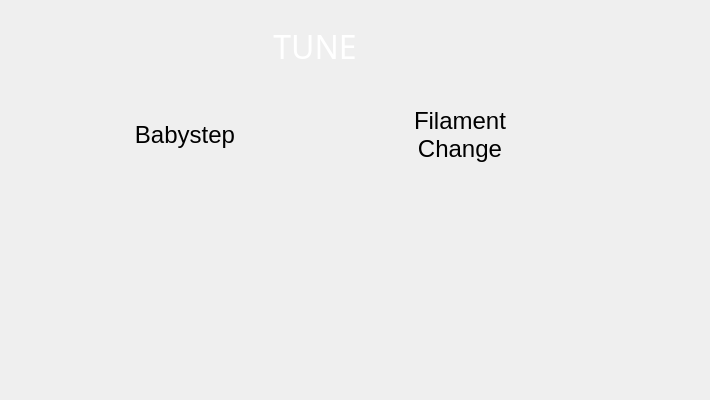
  <widget class="QWidget" name="tune_page">
   <property name="sizePolicy">
    <sizepolicy hsizetype="MinimumExpanding" vsizetype="MinimumExpanding">
     <horstretch>1</horstretch>
     <verstretch>1</verstretch>
    </sizepolicy>
   </property>
   <property name="minimumSize">
    <size>
     <width>710</width>
     <height>400</height>
    </size>
   </property>
   <property name="maximumSize">
    <size>
     <width>720</width>
     <height>420</height>
    </size>
   </property>
   <property name="layoutDirection">
    <enum>Qt::LeftToRight</enum>
   </property>
   <property name="styleSheet">
    <string notr="true">#BlocksPushButton{
	font-color: rgb(255,255,255,255);
}</string>
   </property>
   <widget class="QWidget" name="gridLayoutWidget">
    <property name="geometry">
     <rect>
      <x>10</x>
      <y>190</y>
      <width>691</width>
      <height>201</height>
     </rect>
    </property>
    <layout class="QGridLayout" name="tune_display_buttons_layout" columnstretch="0,0,0">
     <property name="sizeConstraint">
      <enum>QLayout::SetDefaultConstraint</enum>
     </property>
     <property name="leftMargin">
      <number>2</number>
     </property>
     <property name="topMargin">
      <number>2</number>
     </property>
     <property name="rightMargin">
      <number>2</number>
     </property>
     <property name="bottomMargin">
      <number>2</number>
     </property>
     <property name="spacing">
      <number>1</number>
     </property>
     <item row="1" column="0">
      <widget class="BlocksCustomButton" name="blower_display">
       <property name="sizePolicy">
        <sizepolicy hsizetype="MinimumExpanding" vsizetype="MinimumExpanding">
         <horstretch>0</horstretch>
         <verstretch>0</verstretch>
        </sizepolicy>
       </property>
       <property name="maximumSize">
        <size>
         <width>150</width>
         <height>60</height>
        </size>
       </property>
       <property name="palette">
        <palette>
         <active>
          <colorrole role="ButtonText">
           <brush brushstyle="SolidPattern">
            <color alpha="255">
             <red>255</red>
             <green>255</green>
             <blue>255</blue>
            </color>
           </brush>
          </colorrole>
         </active>
         <inactive>
          <colorrole role="ButtonText">
           <brush brushstyle="SolidPattern">
            <color alpha="255">
             <red>255</red>
             <green>255</green>
             <blue>255</blue>
            </color>
           </brush>
          </colorrole>
         </inactive>
         <disabled>
          <colorrole role="ButtonText">
           <brush brushstyle="SolidPattern">
            <color alpha="255">
             <red>120</red>
             <green>120</green>
             <blue>120</blue>
            </color>
           </brush>
          </colorrole>
         </disabled>
        </palette>
       </property>
       <property name="text">
        <string/>
       </property>
       <property name="flat">
        <bool>true</bool>
       </property>
       <property name="icon_pixmap" stdset="0">
        <pixmap resource="resources/icon_resources.qrc">:/temperatures/media/btn_icons/blower.svg</pixmap>
       </property>
       <property name="name" stdset="0">
        <string>fan_speed_display</string>
       </property>
       <property name="button_type" stdset="0">
        <string>display</string>
       </property>
      </widget>
     </item>
     <item row="0" column="1">
      <widget class="BlocksCustomButton" name="bed_display">
       <property name="sizePolicy">
        <sizepolicy hsizetype="MinimumExpanding" vsizetype="MinimumExpanding">
         <horstretch>0</horstretch>
         <verstretch>0</verstretch>
        </sizepolicy>
       </property>
       <property name="maximumSize">
        <size>
         <width>150</width>
         <height>60</height>
        </size>
       </property>
       <property name="palette">
        <palette>
         <active>
          <colorrole role="Text">
           <brush brushstyle="SolidPattern">
            <color alpha="255">
             <red>255</red>
             <green>255</green>
             <blue>255</blue>
            </color>
           </brush>
          </colorrole>
          <colorrole role="ButtonText">
           <brush brushstyle="SolidPattern">
            <color alpha="255">
             <red>255</red>
             <green>255</green>
             <blue>255</blue>
            </color>
           </brush>
          </colorrole>
         </active>
         <inactive>
          <colorrole role="Text">
           <brush brushstyle="SolidPattern">
            <color alpha="255">
             <red>255</red>
             <green>255</green>
             <blue>255</blue>
            </color>
           </brush>
          </colorrole>
          <colorrole role="ButtonText">
           <brush brushstyle="SolidPattern">
            <color alpha="255">
             <red>255</red>
             <green>255</green>
             <blue>255</blue>
            </color>
           </brush>
          </colorrole>
         </inactive>
         <disabled>
          <colorrole role="Text">
           <brush brushstyle="SolidPattern">
            <color alpha="255">
             <red>120</red>
             <green>120</green>
             <blue>120</blue>
            </color>
           </brush>
          </colorrole>
          <colorrole role="ButtonText">
           <brush brushstyle="SolidPattern">
            <color alpha="255">
             <red>120</red>
             <green>120</green>
             <blue>120</blue>
            </color>
           </brush>
          </colorrole>
         </disabled>
        </palette>
       </property>
       <property name="text">
        <string/>
       </property>
       <property name="iconSize">
        <size>
         <width>60</width>
         <height>60</height>
        </size>
       </property>
       <property name="flat">
        <bool>true</bool>
       </property>
       <property name="icon_pixmap" stdset="0">
        <pixmap resource="resources/icon_resources.qrc">:/temperatures/media/btn_icons/BED temp.svg</pixmap>
       </property>
       <property name="name" stdset="0">
        <string>bed_temperature_display</string>
       </property>
       <property name="button_type" stdset="0">
        <string>display</string>
       </property>
      </widget>
     </item>
     <item row="0" column="0">
      <widget class="BlocksCustomButton" name="extruder_display">
       <property name="sizePolicy">
        <sizepolicy hsizetype="MinimumExpanding" vsizetype="MinimumExpanding">
         <horstretch>0</horstretch>
         <verstretch>0</verstretch>
        </sizepolicy>
       </property>
       <property name="maximumSize">
        <size>
         <width>150</width>
         <height>60</height>
        </size>
       </property>
       <property name="palette">
        <palette>
         <active>
          <colorrole role="ButtonText">
           <brush brushstyle="SolidPattern">
            <color alpha="255">
             <red>255</red>
             <green>255</green>
             <blue>255</blue>
            </color>
           </brush>
          </colorrole>
         </active>
         <inactive>
          <colorrole role="ButtonText">
           <brush brushstyle="SolidPattern">
            <color alpha="255">
             <red>255</red>
             <green>255</green>
             <blue>255</blue>
            </color>
           </brush>
          </colorrole>
         </inactive>
         <disabled>
          <colorrole role="ButtonText">
           <brush brushstyle="SolidPattern">
            <color alpha="255">
             <red>120</red>
             <green>120</green>
             <blue>120</blue>
            </color>
           </brush>
          </colorrole>
         </disabled>
        </palette>
       </property>
       <property name="text">
        <string/>
       </property>
       <property name="flat">
        <bool>true</bool>
       </property>
       <property name="icon_pixmap" stdset="0">
        <pixmap resource="resources/icon_resources.qrc">:/temperatures/media/btn_icons/nozzle.svg</pixmap>
       </property>
       <property name="name" stdset="0">
        <string>extruder_temperature_display</string>
       </property>
       <property name="button_type" stdset="0">
        <string>display</string>
       </property>
      </widget>
     </item>
     <item row="0" column="2">
      <widget class="BlocksCustomButton" name="chamber_display">
       <property name="sizePolicy">
        <sizepolicy hsizetype="MinimumExpanding" vsizetype="MinimumExpanding">
         <horstretch>0</horstretch>
         <verstretch>0</verstretch>
        </sizepolicy>
       </property>
       <property name="maximumSize">
        <size>
         <width>150</width>
         <height>60</height>
        </size>
       </property>
       <property name="palette">
        <palette>
         <active>
          <colorrole role="ButtonText">
           <brush brushstyle="SolidPattern">
            <color alpha="255">
             <red>255</red>
             <green>255</green>
             <blue>255</blue>
            </color>
           </brush>
          </colorrole>
         </active>
         <inactive>
          <colorrole role="ButtonText">
           <brush brushstyle="SolidPattern">
            <color alpha="255">
             <red>255</red>
             <green>255</green>
             <blue>255</blue>
            </color>
           </brush>
          </colorrole>
         </inactive>
         <disabled>
          <colorrole role="ButtonText">
           <brush brushstyle="SolidPattern">
            <color alpha="255">
             <red>120</red>
             <green>120</green>
             <blue>120</blue>
            </color>
           </brush>
          </colorrole>
         </disabled>
        </palette>
       </property>
       <property name="text">
        <string/>
       </property>
       <property name="iconSize">
        <size>
         <width>60</width>
         <height>60</height>
        </size>
       </property>
       <property name="flat">
        <bool>true</bool>
       </property>
       <property name="icon_pixmap" stdset="0">
        <pixmap resource="resources/icon_resources.qrc">:/temperatures/media/btn_icons/chamber temp.svg</pixmap>
       </property>
       <property name="name" stdset="0">
        <string>chamber_temperature_display</string>
       </property>
       <property name="button_type" stdset="0">
        <string>display</string>
       </property>
      </widget>
     </item>
     <item row="1" column="2">
      <widget class="BlocksCustomButton" name="speed_display">
       <property name="sizePolicy">
        <sizepolicy hsizetype="MinimumExpanding" vsizetype="MinimumExpanding">
         <horstretch>0</horstretch>
         <verstretch>0</verstretch>
        </sizepolicy>
       </property>
       <property name="maximumSize">
        <size>
         <width>150</width>
         <height>60</height>
        </size>
       </property>
       <property name="palette">
        <palette>
         <active>
          <colorrole role="ButtonText">
           <brush brushstyle="SolidPattern">
            <color alpha="255">
             <red>255</red>
             <green>255</green>
             <blue>255</blue>
            </color>
           </brush>
          </colorrole>
         </active>
         <inactive>
          <colorrole role="ButtonText">
           <brush brushstyle="SolidPattern">
            <color alpha="255">
             <red>255</red>
             <green>255</green>
             <blue>255</blue>
            </color>
           </brush>
          </colorrole>
         </inactive>
         <disabled>
          <colorrole role="ButtonText">
           <brush brushstyle="SolidPattern">
            <color alpha="255">
             <red>120</red>
             <green>120</green>
             <blue>120</blue>
            </color>
           </brush>
          </colorrole>
         </disabled>
        </palette>
       </property>
       <property name="font">
        <font>
         <stylestrategy>PreferAntialias</stylestrategy>
        </font>
       </property>
       <property name="text">
        <string/>
       </property>
       <property name="flat">
        <bool>true</bool>
       </property>
       <property name="icon_pixmap" stdset="0">
        <pixmap resource="resources/icon_resources.qrc">:/misc/media/btn_icons/speed.svg</pixmap>
       </property>
       <property name="name" stdset="0">
        <string>print_speed_display</string>
       </property>
       <property name="button_type" stdset="0">
        <string>display</string>
       </property>
      </widget>
     </item>
     <item row="1" column="1">
      <widget class="BlocksCustomButton" name="auxiliary_fan_display">
       <property name="sizePolicy">
        <sizepolicy hsizetype="MinimumExpanding" vsizetype="MinimumExpanding">
         <horstretch>0</horstretch>
         <verstretch>0</verstretch>
        </sizepolicy>
       </property>
       <property name="minimumSize">
        <size>
         <width>150</width>
         <height>60</height>
        </size>
       </property>
       <property name="maximumSize">
        <size>
         <width>150</width>
         <height>60</height>
        </size>
       </property>
       <property name="palette">
        <palette>
         <active>
          <colorrole role="Text">
           <brush brushstyle="SolidPattern">
            <color alpha="255">
             <red>255</red>
             <green>255</green>
             <blue>255</blue>
            </color>
           </brush>
          </colorrole>
          <colorrole role="ButtonText">
           <brush brushstyle="SolidPattern">
            <color alpha="255">
             <red>255</red>
             <green>255</green>
             <blue>255</blue>
            </color>
           </brush>
          </colorrole>
         </active>
         <inactive>
          <colorrole role="Text">
           <brush brushstyle="SolidPattern">
            <color alpha="255">
             <red>255</red>
             <green>255</green>
             <blue>255</blue>
            </color>
           </brush>
          </colorrole>
          <colorrole role="ButtonText">
           <brush brushstyle="SolidPattern">
            <color alpha="255">
             <red>255</red>
             <green>255</green>
             <blue>255</blue>
            </color>
           </brush>
          </colorrole>
         </inactive>
         <disabled>
          <colorrole role="Text">
           <brush brushstyle="SolidPattern">
            <color alpha="255">
             <red>120</red>
             <green>120</green>
             <blue>120</blue>
            </color>
           </brush>
          </colorrole>
          <colorrole role="ButtonText">
           <brush brushstyle="SolidPattern">
            <color alpha="255">
             <red>120</red>
             <green>120</green>
             <blue>120</blue>
            </color>
           </brush>
          </colorrole>
         </disabled>
        </palette>
       </property>
       <property name="text">
        <string/>
       </property>
       <property name="flat">
        <bool>true</bool>
       </property>
       <property name="icon_pixmap" stdset="0">
        <pixmap resource="resources/icon_resources.qrc">:/temperatures/media/btn_icons/fan.svg</pixmap>
       </property>
       <property name="button_type" stdset="0">
        <string>display</string>
       </property>
      </widget>
     </item>
    </layout>
   </widget>
   <widget class="QWidget" name="horizontalLayoutWidget_2">
    <property name="geometry">
     <rect>
      <x>10</x>
      <y>11</y>
      <width>691</width>
      <height>71</height>
     </rect>
    </property>
    <layout class="QHBoxLayout" name="tune_header" stretch="1,0">
     <property name="spacing">
      <number>20</number>
     </property>
     <item alignment="Qt::AlignHCenter|Qt::AlignVCenter">
      <widget class="QLabel" name="tune_title_lable">
       <property name="minimumSize">
        <size>
         <width>0</width>
         <height>60</height>
        </size>
       </property>
       <property name="maximumSize">
        <size>
         <width>16777215</width>
         <height>60</height>
        </size>
       </property>
       <property name="font">
        <font>
         <family>Momcake</family>
         <pointsize>24</pointsize>
        </font>
       </property>
       <property name="layoutDirection">
        <enum>Qt::RightToLeft</enum>
       </property>
       <property name="styleSheet">
        <string notr="true">background: transparent; color: white;</string>
       </property>
       <property name="text">
        <string>TUNE</string>
       </property>
       <property name="alignment">
        <set>Qt::AlignCenter</set>
       </property>
       <property name="class" stdset="0">
        <string>title_text</string>
       </property>
      </widget>
     </item>
     <item alignment="Qt::AlignHCenter|Qt::AlignVCenter">
      <widget class="BlocksCustomButton" name="tune_back_btn">
       <property name="minimumSize">
        <size>
         <width>60</width>
         <height>60</height>
        </size>
       </property>
       <property name="maximumSize">
        <size>
         <width>60</width>
         <height>60</height>
        </size>
       </property>
       <property name="text">
        <string/>
       </property>
       <property name="iconSize">
        <size>
         <width>32</width>
         <height>32</height>
        </size>
       </property>
       <property name="flat">
        <bool>true</bool>
       </property>
       <property name="class" stdset="0">
        <string/>
       </property>
       <property name="button_type" stdset="0">
        <string>icon</string>
       </property>
       <property name="icon_pixmap" stdset="0">
        <pixmap resource="resources/button_resources.qrc">:/button_borders/media/btn_icons/back.svg</pixmap>
       </property>
      </widget>
     </item>
    </layout>
   </widget>
   <widget class="QWidget" name="horizontalLayoutWidget_3">
    <property name="geometry">
     <rect>
      <x>50</x>
      <y>100</y>
      <width>611</width>
      <height>71</height>
     </rect>
    </property>
    <layout class="QHBoxLayout" name="tune_menu_buttons" stretch="1,1,0">
     <item alignment="Qt::AlignHCenter|Qt::AlignVCenter">
      <widget class="BlocksCustomButton" name="tune_babystep_menu_btn">
       <property name="minimumSize">
        <size>
         <width>200</width>
         <height>60</height>
        </size>
       </property>
       <property name="maximumSize">
        <size>
         <width>200</width>
         <height>60</height>
        </size>
       </property>
       <property name="font">
        <font>
         <family>MS Shell Dlg 2</family>
         <pointsize>18</pointsize>
         <italic>false</italic>
         <stylestrategy>PreferAntialias</stylestrategy>
        </font>
       </property>
       <property name="mouseTracking">
        <bool>false</bool>
       </property>
       <property name="tabletTracking">
        <bool>true</bool>
       </property>
       <property name="contextMenuPolicy">
        <enum>Qt::NoContextMenu</enum>
       </property>
       <property name="layoutDirection">
        <enum>Qt::LeftToRight</enum>
       </property>
       <property name="styleSheet">
        <string notr="true"/>
       </property>
       <property name="text">
        <string>Babystep</string>
       </property>
       <property name="autoDefault">
        <bool>false</bool>
       </property>
       <property name="flat">
        <bool>true</bool>
       </property>
       <property name="class" stdset="0">
        <string>menu_btn</string>
       </property>
       <property name="borderLeftPixmap" stdset="0">
        <pixmap resource="resources/button_resources.qrc">:/button_borders/media/buttons/btn_part1.svg</pixmap>
       </property>
       <property name="borderCenterPixmap" stdset="0">
        <pixmap resource="resources/button_resources.qrc">:/button_borders/media/buttons/btn_part2.svg</pixmap>
       </property>
       <property name="borderRightPixmap" stdset="0">
        <pixmap resource="resources/button_resources.qrc">:/button_borders/media/buttons/btn_part3.svg</pixmap>
       </property>
       <property name="button_type" stdset="0">
        <string>normal</string>
       </property>
      </widget>
     </item>
     <item alignment="Qt::AlignHCenter|Qt::AlignVCenter">
      <widget class="BlocksCustomButton" name="tune_change_filament_btn">
       <property name="minimumSize">
        <size>
         <width>200</width>
         <height>60</height>
        </size>
       </property>
       <property name="maximumSize">
        <size>
         <width>200</width>
         <height>60</height>
        </size>
       </property>
       <property name="font">
        <font>
         <family>MS Shell Dlg 2</family>
         <pointsize>18</pointsize>
         <italic>false</italic>
         <stylestrategy>PreferAntialias</stylestrategy>
        </font>
       </property>
       <property name="mouseTracking">
        <bool>false</bool>
       </property>
       <property name="tabletTracking">
        <bool>true</bool>
       </property>
       <property name="contextMenuPolicy">
        <enum>Qt::NoContextMenu</enum>
       </property>
       <property name="layoutDirection">
        <enum>Qt::LeftToRight</enum>
       </property>
       <property name="styleSheet">
        <string notr="true"/>
       </property>
       <property name="text">
        <string>Filament
Change</string>
       </property>
       <property name="autoDefault">
        <bool>false</bool>
       </property>
       <property name="flat">
        <bool>true</bool>
       </property>
       <property name="class" stdset="0">
        <string>menu_btn</string>
       </property>
       <property name="borderLeftPixmap" stdset="0">
        <pixmap resource="resources/button_resources.qrc">:/button_borders/media/buttons/btn_part1.svg</pixmap>
       </property>
       <property name="borderCenterPixmap" stdset="0">
        <pixmap resource="resources/button_resources.qrc">:/button_borders/media/buttons/btn_part2.svg</pixmap>
       </property>
       <property name="borderRightPixmap" stdset="0">
        <pixmap resource="resources/button_resources.qrc">:/button_borders/media/buttons/btn_part3.svg</pixmap>
       </property>
       <property name="button_type" stdset="0">
        <string>normal</string>
       </property>
       <property name="icon_pixmap" stdset="0">
        <pixmap resource="resources/icon_resources.qrc">:/filament/media/btn_icons/change_filament.svg</pixmap>
       </property>
      </widget>
     </item>
     <item>
      <widget class="BlocksCustomButton" name="sensors_menu_btn">
       <property name="sizePolicy">
        <sizepolicy hsizetype="Fixed" vsizetype="Fixed">
         <horstretch>0</horstretch>
         <verstretch>0</verstretch>
        </sizepolicy>
       </property>
       <property name="minimumSize">
        <size>
         <width>60</width>
         <height>60</height>
        </size>
       </property>
       <property name="maximumSize">
        <size>
         <width>60</width>
         <height>60</height>
        </size>
       </property>
       <property name="font">
        <font>
         <family>Momcake</family>
         <pointsize>20</pointsize>
         <italic>false</italic>
         <stylestrategy>PreferAntialias</stylestrategy>
        </font>
       </property>
       <property name="mouseTracking">
        <bool>false</bool>
       </property>
       <property name="tabletTracking">
        <bool>true</bool>
       </property>
       <property name="contextMenuPolicy">
        <enum>Qt::NoContextMenu</enum>
       </property>
       <property name="layoutDirection">
        <enum>Qt::LeftToRight</enum>
       </property>
       <property name="styleSheet">
        <string notr="true"/>
       </property>
       <property name="text">
        <string/>
       </property>
       <property name="autoDefault">
        <bool>false</bool>
       </property>
       <property name="flat">
        <bool>true</bool>
       </property>
       <property name="class" stdset="0">
        <string>menu_btn</string>
       </property>
       <property name="button_type" stdset="0">
        <string>icon</string>
       </property>
       <property name="icon_pixmap" stdset="0">
        <pixmap resource="resources/icon_resources.qrc">:/filament/media/btn_icons/filament sensor.svg</pixmap>
       </property>
      </widget>
     </item>
    </layout>
   </widget>
  </widget>
